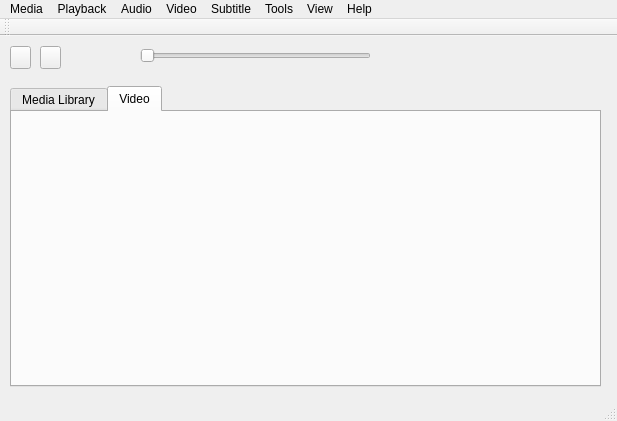
<?xml version="1.0" encoding="UTF-8"?>
<ui version="4.0">
 <class>MainWindow</class>
 <widget class="QMainWindow" name="MainWindow">
  <property name="geometry">
   <rect>
    <x>0</x>
    <y>0</y>
    <width>617</width>
    <height>421</height>
   </rect>
  </property>
  <property name="windowTitle">
   <string>MainWindow</string>
  </property>
  <property name="windowIcon">
   <iconset resource="icons.qrc">
    <normaloff>:/icons/melodyMe-icon</normaloff>:/icons/melodyMe-icon</iconset>
  </property>
  <widget class="QWidget" name="centralWidget">
   <widget class="QPushButton" name="playpauseBtn">
    <property name="geometry">
     <rect>
      <x>10</x>
      <y>10</y>
      <width>21</width>
      <height>23</height>
     </rect>
    </property>
    <property name="text">
     <string/>
    </property>
   </widget>
   <widget class="QPushButton" name="stopBtn">
    <property name="geometry">
     <rect>
      <x>40</x>
      <y>10</y>
      <width>21</width>
      <height>23</height>
     </rect>
    </property>
    <property name="text">
     <string/>
    </property>
   </widget>
   <widget class="QSlider" name="postitionSlider">
    <property name="geometry">
     <rect>
      <x>140</x>
      <y>10</y>
      <width>231</width>
      <height>19</height>
     </rect>
    </property>
    <property name="orientation">
     <enum>Qt::Horizontal</enum>
    </property>
   </widget>
   <widget class="QTabWidget" name="tabWidget">
    <property name="geometry">
     <rect>
      <x>10</x>
      <y>50</y>
      <width>591</width>
      <height>301</height>
     </rect>
    </property>
    <property name="currentIndex">
     <number>1</number>
    </property>
    <widget class="QWidget" name="mediaLibraryTab">
     <attribute name="title">
      <string>Media Library</string>
     </attribute>
    </widget>
    <widget class="QWidget" name="videoTab">
     <attribute name="title">
      <string>Video</string>
     </attribute>
    </widget>
   </widget>
  </widget>
  <widget class="QMenuBar" name="menuBar">
   <property name="geometry">
    <rect>
     <x>0</x>
     <y>0</y>
     <width>617</width>
     <height>21</height>
    </rect>
   </property>
   <widget class="QMenu" name="menuMedia">
    <property name="title">
     <string>Media</string>
    </property>
    <addaction name="actionOpen_File"/>
   </widget>
   <widget class="QMenu" name="menuPlayback">
    <property name="title">
     <string>Playback</string>
    </property>
   </widget>
   <widget class="QMenu" name="menuAudio">
    <property name="title">
     <string>Audio</string>
    </property>
   </widget>
   <widget class="QMenu" name="menuVideo">
    <property name="title">
     <string>Video</string>
    </property>
   </widget>
   <widget class="QMenu" name="menuSubtitle">
    <property name="title">
     <string>Subtitle</string>
    </property>
   </widget>
   <widget class="QMenu" name="menuTools">
    <property name="title">
     <string>Tools</string>
    </property>
   </widget>
   <widget class="QMenu" name="menuView">
    <property name="title">
     <string>View</string>
    </property>
   </widget>
   <widget class="QMenu" name="menuHelp">
    <property name="title">
     <string>Help</string>
    </property>
   </widget>
   <addaction name="menuMedia"/>
   <addaction name="menuPlayback"/>
   <addaction name="menuAudio"/>
   <addaction name="menuVideo"/>
   <addaction name="menuSubtitle"/>
   <addaction name="menuTools"/>
   <addaction name="menuView"/>
   <addaction name="menuHelp"/>
  </widget>
  <widget class="QToolBar" name="mainToolBar">
   <attribute name="toolBarArea">
    <enum>TopToolBarArea</enum>
   </attribute>
   <attribute name="toolBarBreak">
    <bool>false</bool>
   </attribute>
  </widget>
  <widget class="QStatusBar" name="statusBar"/>
  <action name="actionOpen_File">
   <property name="text">
    <string>Open File</string>
   </property>
  </action>
 </widget>
 <layoutdefault spacing="6" margin="11"/>
 <resources>
  <include location="icons.qrc"/>
 </resources>
 <connections/>
</ui>
